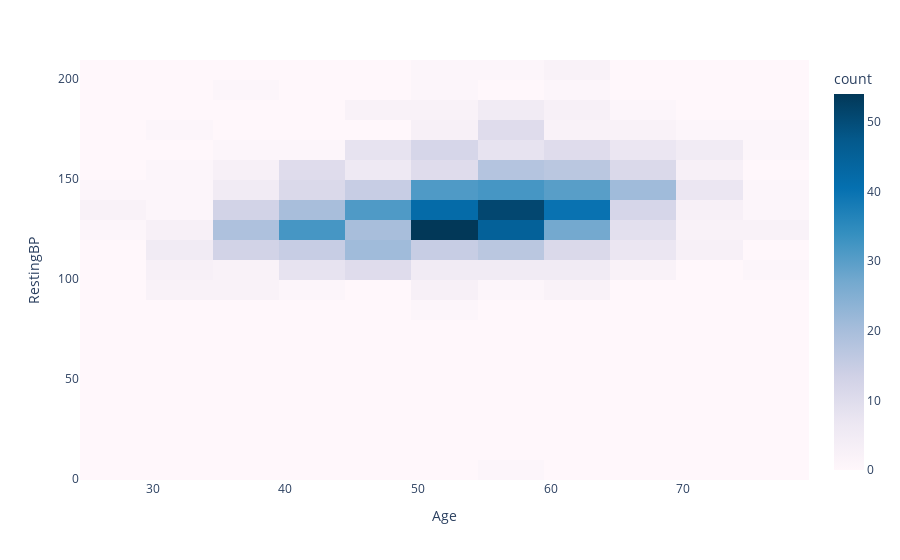

Here is the notebook cell this chart was saved with:
### Markdown cell above
### Bivariate distributions

Another way to study the relation between two variables is with 2D Histograms (distribution).


Just like the distributions we used in the Univariate Analysis section, we can show the distribution for two variables x and y, which would give us better insights on how much the values from the two variables overlap, and show cluster regions in the 2D space.


Compared to scatter plots, 2D histograms are better at handling large amounts of data, as they use rectangular bins, and count the number of points withing each bin.

### Code cell
fig = px.density_heatmap(data_frame=heart_df, x="Age", y="RestingBP", color_continuous_scale="PuBu")
fig.show()

### Figure 1 — Plotly figure (JSON) as saved in the notebook; plotly's stock layout.template omitted (floating-point values rounded to 4 significant figures; data arrays with more than 128 entries replaced by an {"elided": "..."} marker saying what was removed)
{"data": [{"coloraxis": "coloraxis", "hovertemplate": "Age=%{x}<br>RestingBP=%{y}<br>count=%{z}<extra></extra>", "name": "", "type": "histogram2d", "x": {"elided": "918 int values"}, "xaxis": "x", "xbingroup": "x", "y": {"elided": "918 int values"}, "yaxis": "y", "ybingroup": "y"}], "layout": {"coloraxis": {"colorbar": {"title": {"text": "count"}}, "colorscale": [[0, "rgb(255,247,251)"], [0.125, "rgb(236,231,242)"], [0.25, "rgb(208,209,230)"], [0.375, "rgb(166,189,219)"], [0.5, "rgb(116,169,207)"], [0.625, "rgb(54,144,192)"], [0.75, "rgb(5,112,176)"], [0.875, "rgb(4,90,141)"], [1, "rgb(2,56,88)"]]}, "legend": {"tracegroupgap": 0}, "margin": {"t": 60}, "xaxis": {"anchor": "y", "domain": [0, 1], "title": {"text": "Age"}}, "yaxis": {"anchor": "x", "domain": [0, 1], "title": {"text": "RestingBP"}}}}
